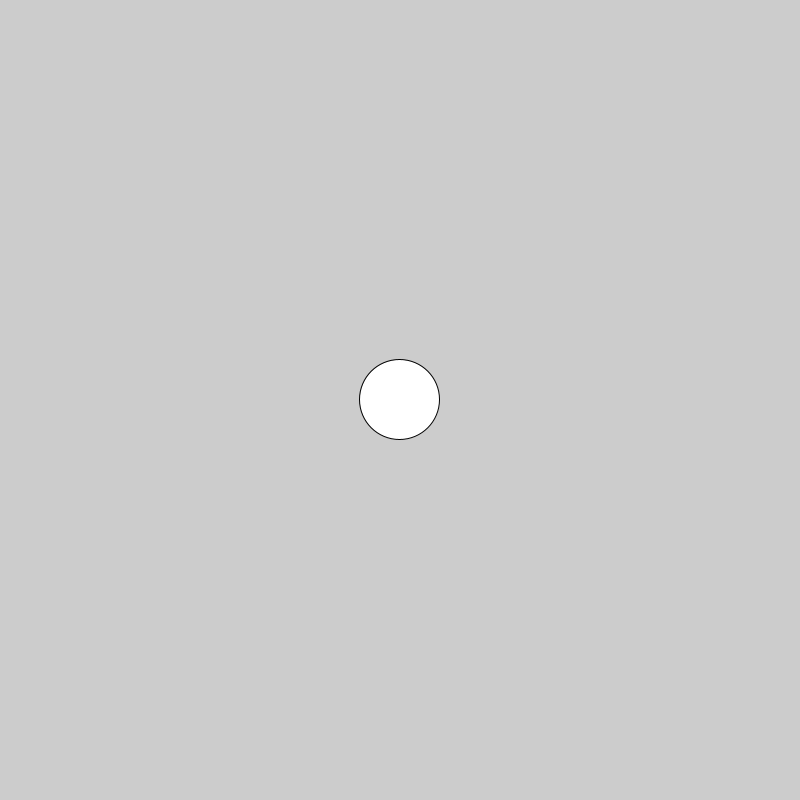
Frame 1 (no input)
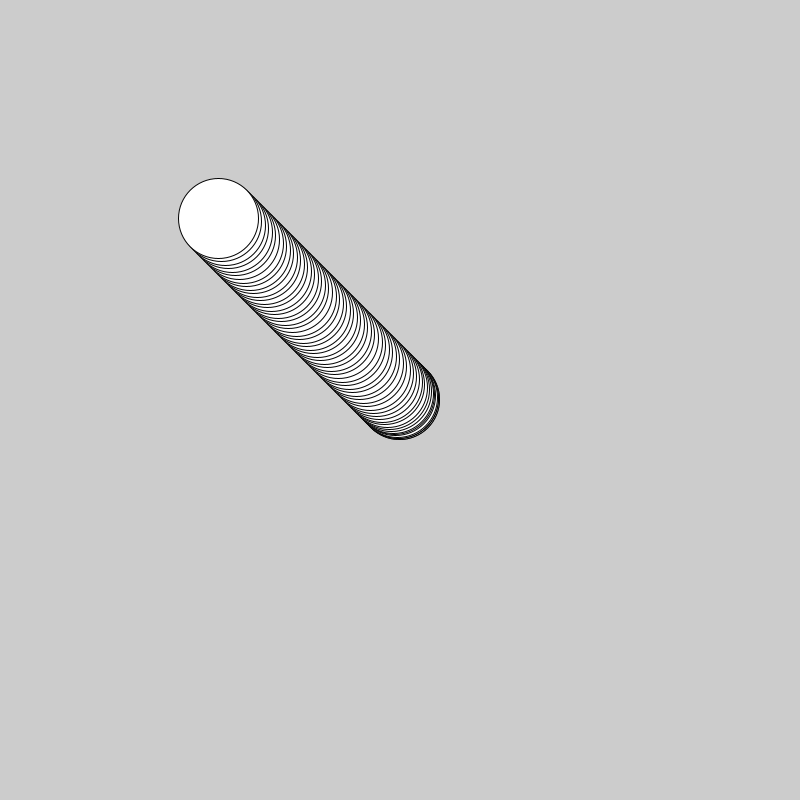
Frame 60 (the mouse pressed at the canvas centre just before this capture)
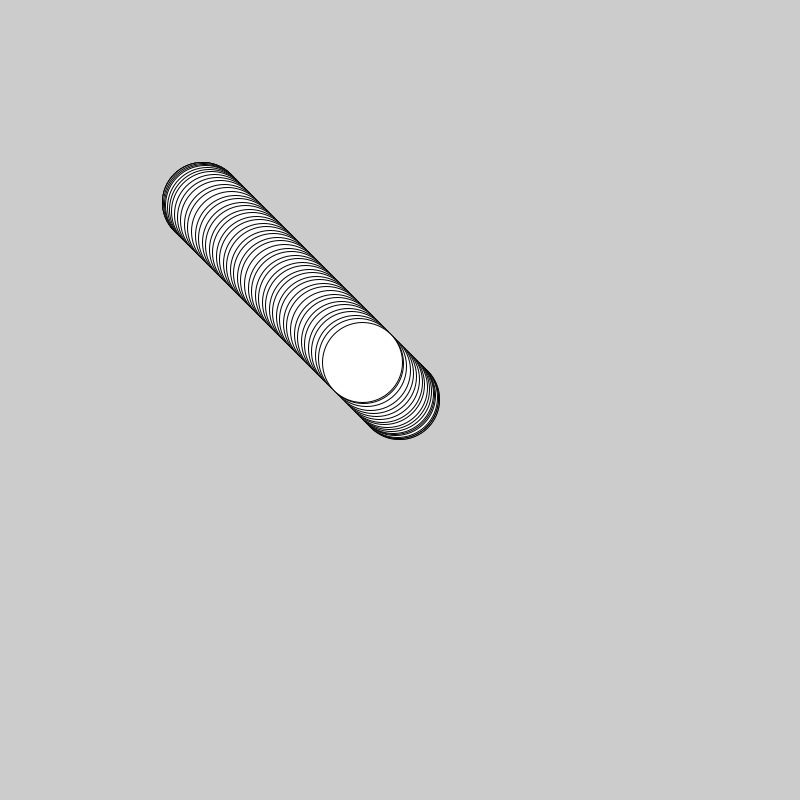
Frame 120 (the mouse held since frame 60 and released just before this capture)

The Processing sketch that drew these frames (run headless with seeded random() and noise(); from frame 60 on, the mouse is pressed at the canvas centre):

// Processing sketch: vector
// ── vector.pde
// ==============================================
// Ball accelerates randomly or with perlin noise
// ==============================================
// class Ball {
//   PVector location;
//   PVector velocity;
//   PVector acceleration;
//   float xOff;

//   Ball() {
//     location = new PVector(width / 2, height / 2);
//     velocity = new PVector(0, 0);
//     xOff = 0;
//   }

//   void update() {
//     acceleration = new PVector(
//       map(noise(xOff), 0, 1, -1, 1),
//       map(noise(xOff + 1000), 0, 1, -1, 1)
//     );
//     // acceleration = PVector.random2D();
//     velocity.add(acceleration);
//     velocity.limit(10);
//     location.add(velocity);
//     xOff += 0.1;
//   }

//   void checkEdges() {
//     if (location.x > width) {
//       location.x = 0;
//     } else if (location.x < 0) {
//       location.x = width;
//     }
//     if (location.y > height) {
//       location.y = 0;
//     } else if (location.y < 0) {
//       location.y = height;
//     }
//   }

//   void draw() {
//     circle(location.x, location.y, 80);
//   }
// }

// ================================================
// Follows mouse with increased acceleration as it
// approaches mouse
// ================================================
class Ball {
  PVector location;
  PVector velocity;
  PVector acceleration;

  Ball() {
    location = new PVector(width / 2, height / 2);
    velocity = new PVector(0, 0);
  }

  void update() {
    PVector mouse = new PVector(mouseX, mouseY);
    PVector dir = PVector.sub(mouse, location);
    float distance = dir.mag();

    acceleration = dir;
    acceleration.normalize();
    // acceleration.mult(
    //   1000 /
    //   pow(1.3, distance / 15)
    // );
    acceleration.mult(
      2 /
      map(distance, 0, 800, 1, 10)
    );

    velocity.add(acceleration);
    velocity.limit(5);
    location.add(velocity);
  }

  void checkEdges() {
    if (location.x > width) {
      location.x = 0;
    } else if (location.x < 0) {
      location.x = width;
    }
    if (location.y > height) {
      location.y = 0;
    } else if (location.y < 0) {
      location.y = height;
    }
  }

  void draw() {
    circle(location.x, location.y, 80);
  }
}

Ball b;
void setup() {
  size(800, 800);
  b = new Ball();
}

void draw() {
  // background(#dddddd);
  b.update();
  b.checkEdges();
  b.draw();
}
